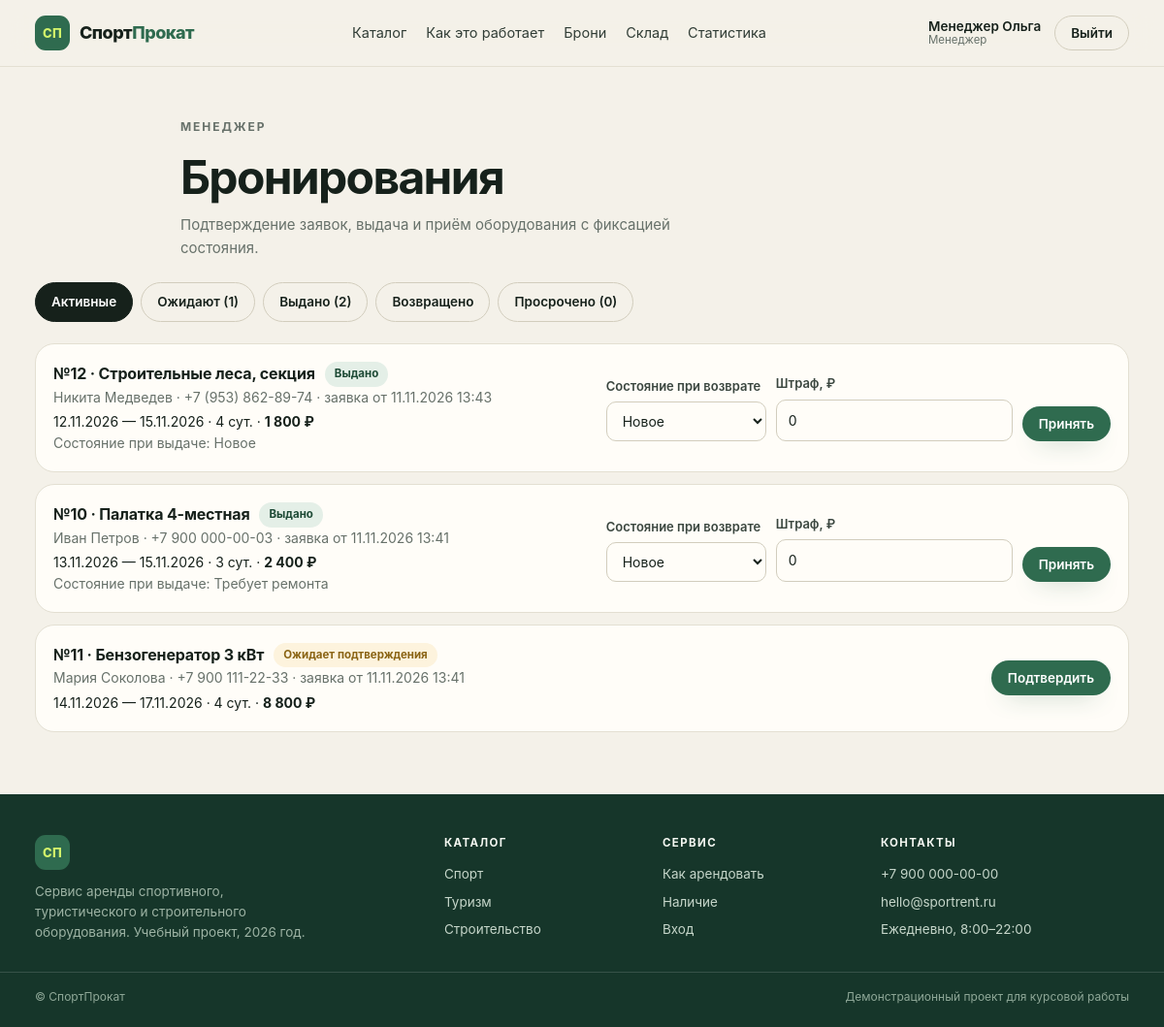
/manager (signed in), run on the app's committed database.
### tables this page shows
CREATE TABLE users (
    id INTEGER PRIMARY KEY AUTOINCREMENT,
    name TEXT NOT NULL,
    email TEXT NOT NULL UNIQUE,
    phone TEXT NOT NULL DEFAULT '',
    password_hash TEXT NOT NULL,
    role TEXT NOT NULL DEFAULT 'client',
    created_at TEXT NOT NULL DEFAULT CURRENT_TIMESTAMP
);

CREATE TABLE bookings (
    id INTEGER PRIMARY KEY AUTOINCREMENT,
    user_id INTEGER NOT NULL REFERENCES users(id),
    equipment_id INTEGER NOT NULL REFERENCES equipment(id),
    unit_id INTEGER REFERENCES units(id),
    start_date TEXT NOT NULL,
    end_date TEXT NOT NULL,
    days INTEGER NOT NULL,
    qty INTEGER NOT NULL DEFAULT 1,
    total_price INTEGER NOT NULL,
    deposit INTEGER NOT NULL DEFAULT 0,
    penalty INTEGER NOT NULL DEFAULT 0,
    status TEXT NOT NULL DEFAULT 'pending',
    condition_out TEXT,
    condition_in TEXT,
    comment TEXT NOT NULL DEFAULT '',
    manager_id INTEGER REFERENCES users(id),
    created_at TEXT NOT NULL DEFAULT CURRENT_TIMESTAMP
);

CREATE TABLE equipment (
    id INTEGER PRIMARY KEY AUTOINCREMENT,
    category_id INTEGER NOT NULL REFERENCES categories(id),
    name TEXT NOT NULL,
    description TEXT NOT NULL DEFAULT '',
    price_per_day INTEGER NOT NULL,
    deposit INTEGER NOT NULL DEFAULT 0,
    qty_total INTEGER NOT NULL DEFAULT 1,
    image TEXT NOT NULL DEFAULT 'box.svg',
    active INTEGER NOT NULL DEFAULT 1,
    created_at TEXT NOT NULL DEFAULT CURRENT_TIMESTAMP
);

### main.py (the view)
@app.get('/manager', response_class=HTMLResponse, name='manager')
def manager(request: Request, status: str='active'):
    db = connect()
    require_user(request, db, ('manager', 'admin'))
    mark_overdue(db)
    where = ''
    args = []
    if status == 'active':
        where = "WHERE b.status IN ('pending','confirmed','issued','overdue')"
    elif status in STATUSES:
        where = 'WHERE b.status=?'
        args = [status]
    bookings = db.execute(f'SELECT b.*,e.name,e.image,u.name client_name,u.phone client_phone FROM bookings b JOIN equipment e ON e.id=b.equipment_id JOIN users u ON u.id=b.user_id {where} ORDER BY b.created_at DESC', args).fetchall()
    counts = {r['status']: r['c'] for r in db.execute('SELECT status,COUNT(*) c FROM bookings GROUP BY status')}
    return page(request, db, 'manager.html', bookings=bookings, counts=counts, status=status)

### templates/manager.html (shortened to what this page needs)
{% extends "base.html" %}
{% block content %}
<section class="page-head wrap">
  <p class="kicker kicker--dark">Менеджер</p>
  <h1>Бронирования</h1>
  <p class="page-head__lead">Подтверждение заявок, выдача и приём оборудования с фиксацией состояния.</p>
</section>
<section class="wrap">
  <div class="tabs">
    <a class="tab {{ 'is-active' if status == 'active' }}" href="{{ url_for('manager', status='active') }}">Активные</a>
    <a class="tab {{ 'is-active' if status == 'pending' }}" href="{{ url_for('manager', status='pending') }}">Ожидают ({{ counts.get('pending', 0) }})</a>
    <a class="tab {{ 'is-active' if status == 'issued' }}" href="{{ url_for('manager', status='issued') }}">Выдано ({{ counts.get('issued', 0) }})</a>
    <a class="tab {{ 'is-active' if status == 'returned' }}" href="{{ url_for('manager', status='returned') }}">Возвращено</a>
    <a class="tab {{ 'is-active' if status == 'overdue' }}" href="{{ url_for('manager', status='overdue') }}">Просрочено ({{ counts.get('overdue', 0) }})</a>
  </div>
  {% if bookings %}
    <div class="manager-list">
      {% for b in bookings %}
        <article class="manager-card">
          <div class="manager-card__main">
            <div class="manager-card__top">
              <h3>№{{ b.id }} · {{ b.name }}</h3>
              <span class="status status--{{ b.status }}">{{ statuses[b.status] }}</span>
            </div>
            <p class="muted">
              {{ b.client_name }} · {{ b.client_phone }} · заявка от {{ b.created_at|datetime }}
            </p>
            <p class="manager-card__dates">
              {{ b.start_date|rdate }} — {{ b.end_date|rdate }} · {{ b.days }} сут. ·
              <b>{{ b.total_price|money }}</b>
            </p>
            {% if b.condition_out %}
              <p class="muted">Состояние при выдаче: {{ conditions[b.condition_out] }}
                {% if b.condition_in %} · при возврате: {{ conditions[b.condition_in] }}{% endif %}</p>
            {% endif %}
          </div>
          <div class="manager-card__actions">
            {% if b.status == 'pending' %}
              <form method="post" action="{{ url_for('manager_confirm', booking_id=b.id) }}">
                <button class="btn btn--primary btn--sm" type="submit">Подтвердить</button>
              </form>
            {% elif b.status in ('issued', 'overdue') %}
              <form class="inline-form" method="post" action="{{ url_for('manager_return', booking_id=b.id) }}">
                <label class="field field--compact">
                  <span>Состояние при возврате</span>
                  <select name="condition_in">
                    {% for key, label in conditions.items() %}
                      <option value="{{ key }}">{{ label }}</option>
                    {% endfor %}
                  </select>
                </label>
                <label class="field field--compact">
                  <span>Штраф, ₽</span>
                  <input type="number" name="penalty" min="0" step="50" value="0">
                </label>
                <button class="btn btn--primary btn--sm" type="submit">Принять</button>
              </form>
            {% else %}
              <span class="muted">Завершено</span>
            {% endif %}
          </div>
        </article>
      {% endfor %}
    </div>
  {% else %}
    <div class="empty"><h3>Заявок нет</h3><p>В этой категории пока ничего нет.</p></div>
  {% endif %}
</section>
{% endblock %}

### templates/base.html (shortened to what this page needs)
<!DOCTYPE html>
<html lang="ru">
<head>
  <link rel="stylesheet" href="{{ url_for('static', path='css/style.css') }}">
</head>
<body>
<header class="head">
  <div class="wrap head__inner">
    <a class="brand" href="{{ url_for('index') }}">
      <span class="brand__mark">СП</span>
      <span class="brand__text">Спорт<em>Прокат</em></span>
    </a>
    <nav class="nav" id="nav" aria-label="Основная навигация">
      <a href="{{ url_for('catalog') }}">Каталог</a>
      <a href="{{ url_for('index') }}#how">Как это работает</a>
      {% if g.user and g.user.role in ('manager', 'admin') %}
        <a href="{{ url_for('manager') }}">Брони</a>
        <a href="{{ url_for('warehouse') }}">Склад</a>
        <a href="{{ url_for('stats') }}">Статистика</a>
      {% endif %}
    </nav>
    <div class="head__side">
      {% if g.user %}
        <a class="user" href="{{ url_for('account') if g.user.role == 'client' else url_for('manager') }}">
          <span class="user__name">{{ g.user.name }}</span>
          <span class="user__role">{{ roles[g.user.role] }}</span>
        </a>
        <a class="btn btn--ghost btn--sm" href="{{ url_for('logout') }}">Выйти</a>
      {% else %}
        <a class="btn btn--ghost btn--sm" href="{{ url_for('login') }}">Вход</a>
        <a class="btn btn--primary btn--sm" href="{{ url_for('register') }}">Регистрация</a>
      {% endif %}
    </div>
  </div>
</header>
<main class="main">
  {% block content %}{% endblock %}
</main>
<footer class="foot">
  <div class="wrap foot__inner">
    <div class="foot__brand">
      <span class="brand__mark">СП</span>
      <p>Сервис аренды спортивного, туристического и строительного оборудования. Учебный проект, 2026 год.</p>
    </div>
    <div class="foot__col">
      <h4>Каталог</h4>
      <a href="{{ url_for('catalog', category='sport') }}">Спорт</a>
      <a href="{{ url_for('catalog', category='tourism') }}">Туризм</a>
      <a href="{{ url_for('catalog', category='build') }}">Строительство</a>
    </div>
    <div class="foot__col">
      <h4>Сервис</h4>
      <a href="{{ url_for('index') }}#how">Как арендовать</a>
      <a href="{{ url_for('catalog') }}">Наличие</a>
      {% if g.user and g.user.role == 'client' %}
        <a href="{{ url_for('account') }}">Личный кабинет</a>
      {% else %}
        <a href="{{ url_for('login') }}">Вход</a>
      {% endif %}
    </div>
    <div class="foot__col">
      <h4>Контакты</h4>
      <a href="tel:+79000000000">+7 900 000-00-00</a>
      <a href="mailto:hello@sportrent.ru">hello@sportrent.ru</a>
      <span>Ежедневно, 8:00–22:00</span>
    </div>
  </div>
  <div class="wrap foot__bottom">
    <span>© {{ year }} СпортПрокат</span>
    <span>Демонстрационный проект для курсовой работы</span>
  </div>
</footer>
</body>
</html>

### data on the page
users: user.name "Менеджер Ольга", role "Менеджер"
bookings: id "12", name "Строительные леса, секция", status "Выдано", client_name "Никита Медведев", client_phone "+7 (953) 862-89-74", created_at "11.11.2026 13:43", start_date|rdate "12.11.2026", end_date|rdate "15.11.2026", days "4", total_price "1 800 ₽", condition_out "Новое"
bookings: id "10", name "Палатка 4-местная", status "Выдано", client_name "Иван Петров", client_phone "+7 900 000-00-03", created_at "11.11.2026 13:41", start_date|rdate "13.11.2026", end_date|rdate "15.11.2026", days "3", total_price "2 400 ₽", condition_out "Требует ремонта"
bookings: id "11", name "Бензогенератор 3 кВт", status "Ожидает подтверждения", client_name "Мария Соколова", client_phone "+7 900 111-22-33", created_at "11.11.2026 13:41", start_date|rdate "14.11.2026", end_date|rdate "17.11.2026", days "4", total_price "8 800 ₽"

### other printed values
{{ counts.get('pending', 0) }} "1"
{{ counts.get('issued', 0) }} "2"
{{ counts.get('overdue', 0) }} "0"
form field condition_in "Новое"
